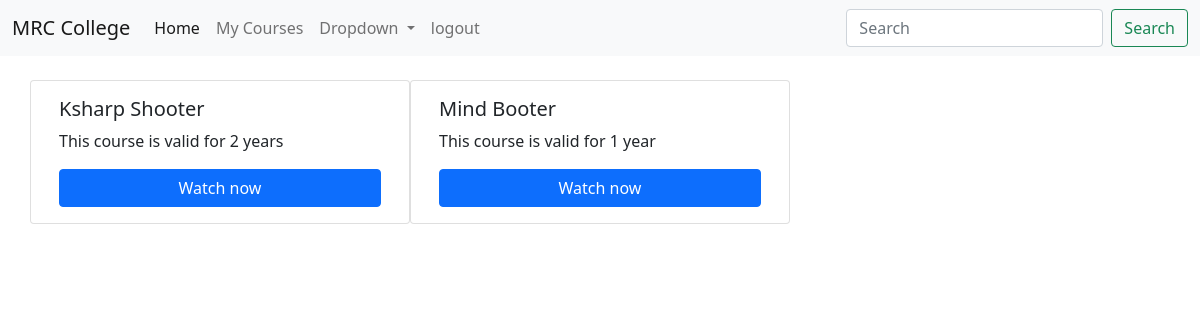
The app's page /my-courses/ (signed in), older data.
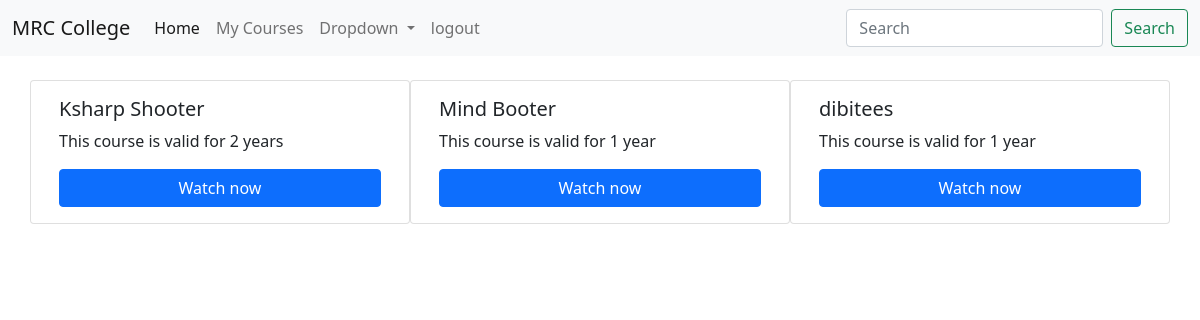
The same page, newer data.
### courses/models.py (models this page shows, shortened)
class Course(models.Model):
    name = models.CharField(max_length=1000, null=True)
    description = models.TextField(null=True)
    price = models.DecimalField(max_digits=10, decimal_places=2)
    discount = models.CharField(max_length=10, default=0, blank=True)
    totalprice = models.DecimalField(max_digits=10, decimal_places=2)
    course_image = models.ImageField(upload_to='course_images/', null=True, default='', blank=True)
    demo_video = models.FileField(upload_to='course_demo', null=True, default='', blank=True)
    created_at = models.DateTimeField(auto_now_add=True, null=True)
    updated_at = models.DateTimeField(null=True, blank=True)
    validate_for = models.IntegerField(default=1, null=True, blank=True)
    course_lang = models.CharField(max_length=100, null=True, default='Hindi', blank=True)
    type = models.CharField(max_length=50, null=True, default='common', blank=True)
    attr1 = models.CharField(max_length=100, null=True, blank=True)
    attr2 = models.CharField(max_length=100, null=True, blank=True)
    attr3 = models.CharField(max_length=100, null=True, blank=True)
    attr4 = models.IntegerField(null=True, blank=True)
    attr5 = models.IntegerField(null=True, blank=True)
    attr6 = models.IntegerField(null=True, blank=True)

### homepage/views.py (the view)
# urls.py: path('my-courses/', views.my_courses, name='my_courses'),
def my_courses(request):
    user_id = request.session.get('user_id')
    if user_id is not None:
        course_purchased = CoursePurchased.objects.filter(user_id=user_id, payment_status='success').values_list('course', flat=True)
        my_pur_cours = Course.objects.filter(id__in=course_purchased)
        context = {
            'my_course': my_pur_cours
        }
        return render(request, 'my_course.html', context)
    else:
        return redirect('/accounts/login/')

### homepage/templates/my_course.html (shortened to what this page needs)
{% extends 'base.html' %}
{% block content %}
<div class="container">
    <div class="row">
        {% for course_data in my_course %}
        <div class="card col-lg-4">
            <div class="card-body">
                <h5 class="card-title">{{course_data.name}}</h5>
                <p class="card-text">This course is valid for {% if course_data.validate_for == 1 %} {{course_data.validate_for}} year {% else %} {{course_data.validate_for}} years {% endif %}</p>
                <a class="btn btn-primary w-100" href="/watch-video/{{course_data.type}}/{{course_data.id}}/">Watch now</a>
            </div>
        </div>
        {% endfor %}
    </div>
</div>
{% endblock content %}

### templates/base.html (shortened to what this page needs)
<!doctype html>
<html lang="en">
<head>
    <link href="https://cdn.jsdelivr.net/npm/bootstrap@5.0.2/dist/css/bootstrap.min.css"
 rel="stylesheet">
    <link rel="stylesheet" href="https://cdnjs.cloudflare.com/ajax/libs/font-awesome/5.15.3/css/all.min.css">
    <link rel="stylesheet" href="https://cdn.jsdelivr.net/npm/sweetalert2@11.0.18/dist/sweetalert2.min.css">
    <link rel="stylesheet" href="https://cdn.jsdelivr.net/npm/plyr@3.6.4/dist/plyr.css">
</head>
<body>
    <nav class="navbar navbar-expand-lg navbar-light bg-light mb-4">
        <div class="container-fluid">
            <a class="navbar-brand" href="/">MRC College</a>
            <div class="collapse navbar-collapse" id="navbarSupportedContent">
                <ul class="navbar-nav me-auto mb-2 mb-lg-0">
                    <li class="nav-item">
                        <a aria-current="page" class="nav-link active" href="/">Home</a>
                    </li>
                    <li class="nav-item">
                        <a class="nav-link" href="/my-courses/">My Courses</a>
                    </li>
                    <li class="nav-item dropdown">
                        <a aria-expanded="false" class="nav-link dropdown-toggle" data-bs-toggle="dropdown" href="#"
                            id="navbarDropdown" role="button">
                            Dropdown
                        </a>
                    </li>
                    {% if request.user.is_authenticated %}
                    <li class="nav-item">
                        <a class="nav-link" href="/accounts/logout/">logout</a>
                    </li>
                    {% else %}
                    <li class="nav-item">
                        <a class="nav-link" href="/accounts/login/">login</a>
                    </li>
                    {% endif %}
                </ul>
                <form class="d-flex">
                    <input aria-label="Search" class="form-control me-2" placeholder="Search" type="search">
                    <button class="btn btn-outline-success" type="submit">Search</button>
                </form>
            </div>
        </div>
    </nav>
    {% block content %}
    {% endblock content %}
</body>
</html>

Row changes from the older to the newer data that the page shows:
added Course: name "dibitees", validate_for "1"
